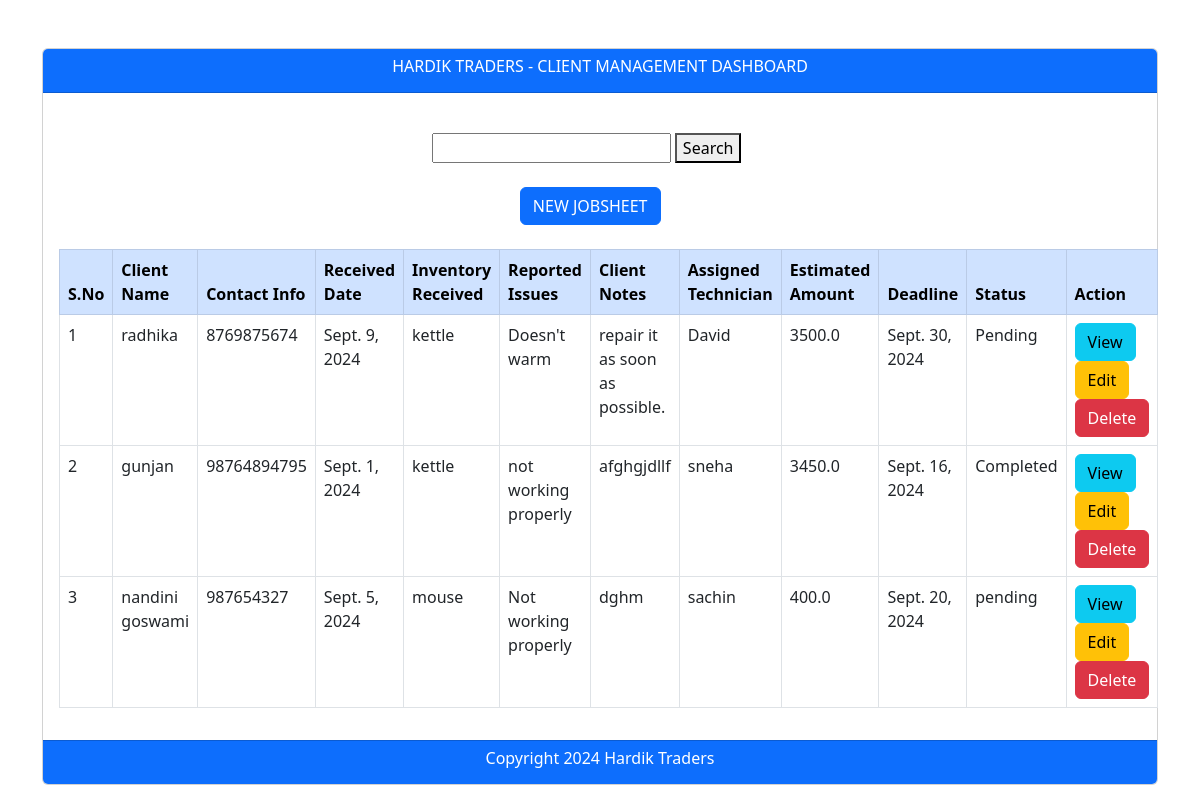
/cmd/ind/, run on the app's committed database.
### Client/models.py (models this page shows)
class client_info(models.Model):
    Client_Name=models.CharField(max_length=100)
    Contact_Info=models.IntegerField()
    Recieved_Date=models.DateField()
    Inventory_Recieved=models.CharField(max_length=100)
    Reported_Issues=models.TextField(max_length=1000)
    Client_Notes=models.TextField(max_length=1000)
    Assigned_Technician=models.CharField(max_length=100)
    Estimated_Amount=models.FloatField()
    Deadline=models.DateField()
    Status=models.CharField(max_length=50,choices=stat_choices,default=None)

### Client/views.py (the view)
# urls.py: path("ind/",views.index,name="index"),
def index(request):
    clients=client_info.objects.order_by("-id")
    print(clients)
    client_name=request.GET.get("Client_Name")
    if client_name !="" and client_name is not None:
        clients=clients.filter(Client_Name__icontains=client_name)
    return render(request,"client/index.html",{'clients':clients})

### Client/templates/client/index.html
{% extends "client/base.html" %}
{% block body %}
<br/>
    <div class="container">
      <div class="row justify-content-center">
        <div class="col-md-4">
           <form  method='GET'>
             <input type="search" name="Client_Name">
             <button class="btn-info" type="submit">Search</button>
           </form>
        </div>
      </div>
    </div>
        <br/>
<div class="row">
    <div class="col-md-6 offset-md-5">
        <a href="{% url 'Client:create_form' %}" class="btn btn-primary">NEW JOBSHEET</a>
    </div>
</div>
<br/>
<table class="table table-bordered">
    <thead>
        <tr class="table-primary">
            <th>S.No</th>
            <th>Client Name</th>
            <th>Contact Info</th>
            <th>Received Date</th>
            <th>Inventory Received</th>
            <th>Reported Issues</th>
            <th>Client Notes</th>
            <th>Assigned Technician</th>
            <th>Estimated Amount</th>
            <th>Deadline</th>
            <th>Status</th>
            <th>Action</th>
        </tr>
    </thead>
    <tbody>
        {% for client_ in clients %}
        <tr>
            <td>{{ forloop.counter }}</td>
            <td>{{ client_.Client_Name }}</td>
            <td>{{ client_.Contact_Info }}</td>
            <td>{{ client_.Recieved_Date }}</td>
            <td>{{ client_.Inventory_Recieved }}</td>
            <td>{{ client_.Reported_Issues }}</td>
            <td>{{ client_.Client_Notes }}</td>
            <td>{{ client_.Assigned_Technician }}</td>
            <td>{{ client_.Estimated_Amount }}</td>
            <td>{{ client_.Deadline }}</td>
            <td>{{ client_.Status }}</td>
            <td>
                <a href="{% url 'Client:view_form' client_.id %}" class="btn btn-info">View</a>
                <a href="{% url 'Client:update_form' client_.id %}" class="btn btn-warning">Edit</a>
                <a href="{% url 'Client:delete_form' client_.id %}" class="btn btn-danger">Delete</a>
            </td>
        </tr>
        {% endfor %}
    </tbody>
</table>
{% endblock %}

### Client/templates/client/base.html (shortened to what this page needs)
<!DOCTYPE html>
<html lang="en">
<head>
    <link href="https://cdn.jsdelivr.net/npm/bootstrap@5.2.3/dist/css/bootstrap.min.css" rel="stylesheet">
</head>
<body>
    <div class="container mt-5">
        <div class="card">
            <div class="card-header bg-primary text-center">
                <h6 class="text-white">HARDIK TRADERS - CLIENT MANAGEMENT DASHBOARD</h6>
            </div>
            <div class="card-body">
                {% block body %}{% endblock %}
            </div>
            <div class="card-footer bg-primary text-center">
                <h6 class="text-white">Copyright 2024 Hardik Traders</h6>
            </div>
        </div>
    </div>
</body>
</html>

### data on the page
client_info: Client_Name "radhika", Contact_Info "8769875674", Recieved_Date "Sept. 9, 2024", Inventory_Recieved "kettle", Reported_Issues "Doesn't warm", Client_Notes "repair it as soon as possible.", Assigned_Technician "David", Estimated_Amount "3500.0", Deadline "Sept. 30, 2024", Status "Pending"
client_info: Client_Name "gunjan", Contact_Info "98764894795", Recieved_Date "Sept. 1, 2024", Inventory_Recieved "kettle", Reported_Issues "not working properly", Client_Notes "afghgjdllf", Assigned_Technician "sneha", Estimated_Amount "3450.0", Deadline "Sept. 16, 2024", Status "Completed"
client_info: Client_Name "nandini goswami", Contact_Info "987654327", Recieved_Date "Sept. 5, 2024", Inventory_Recieved "mouse", Reported_Issues "Not working properly", Client_Notes "dghm", Assigned_Technician "sachin", Estimated_Amount "400.0", Deadline "Sept. 20, 2024", Status "pending"
